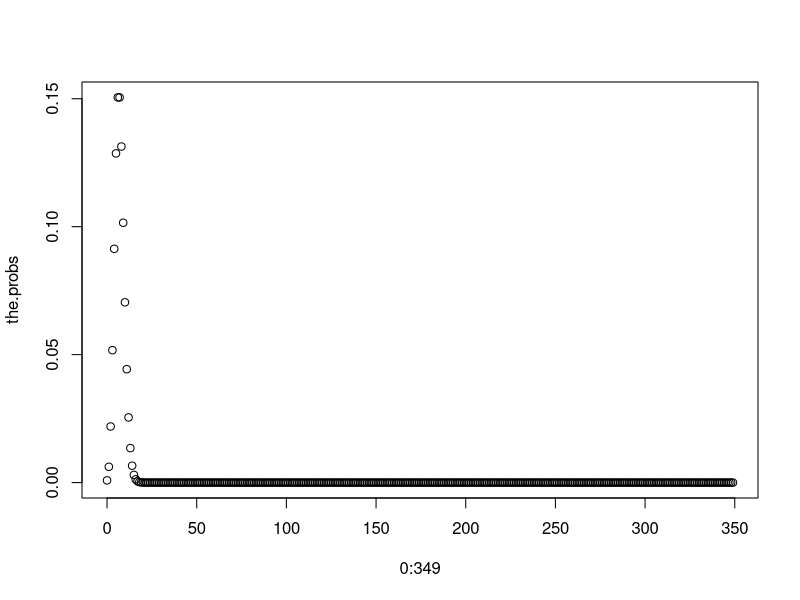
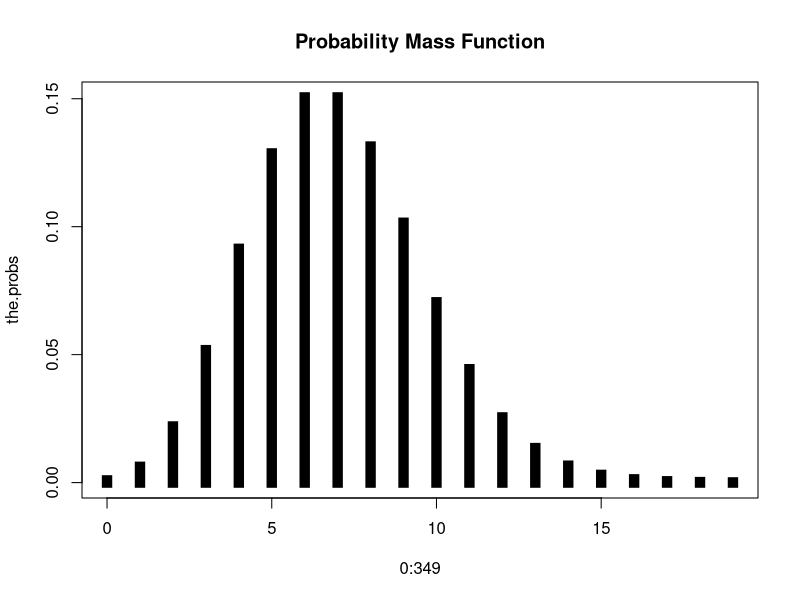
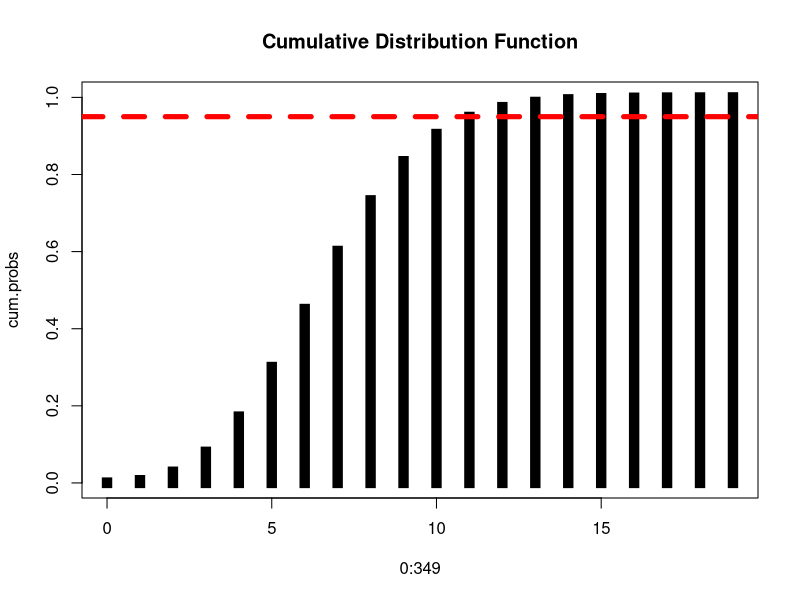
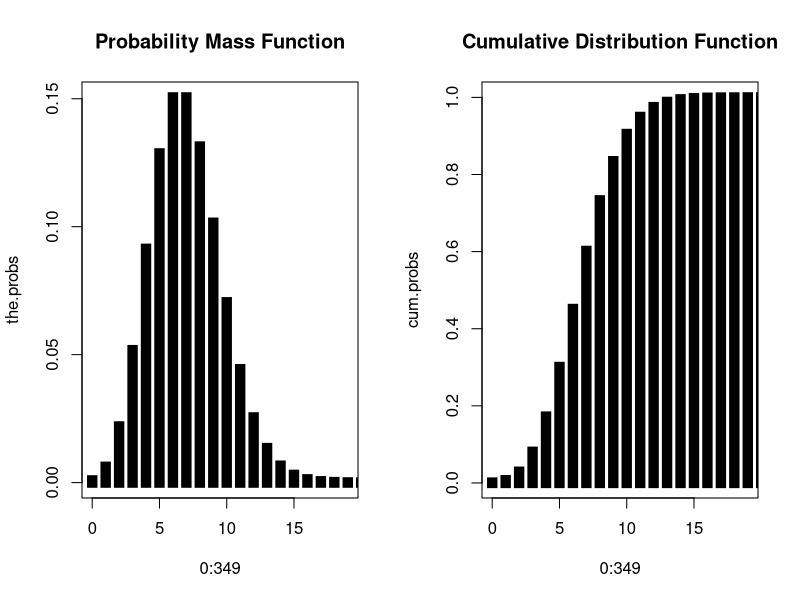
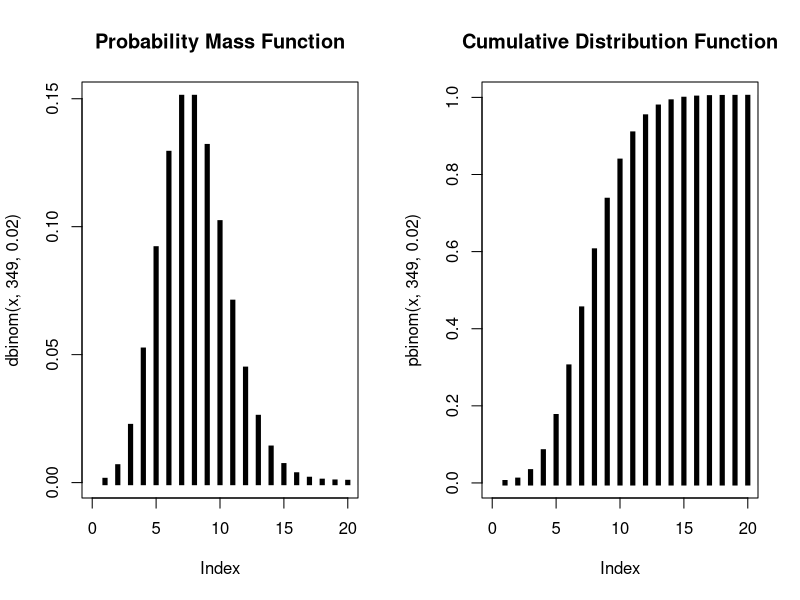
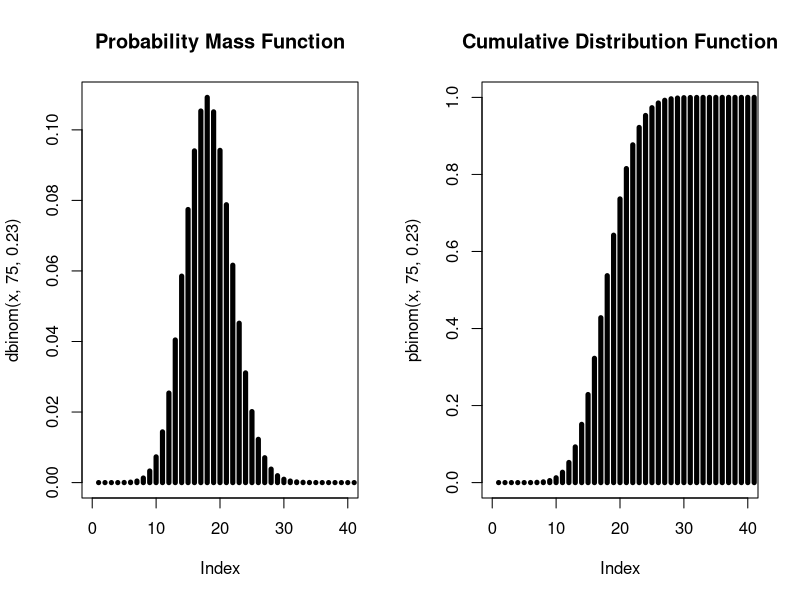
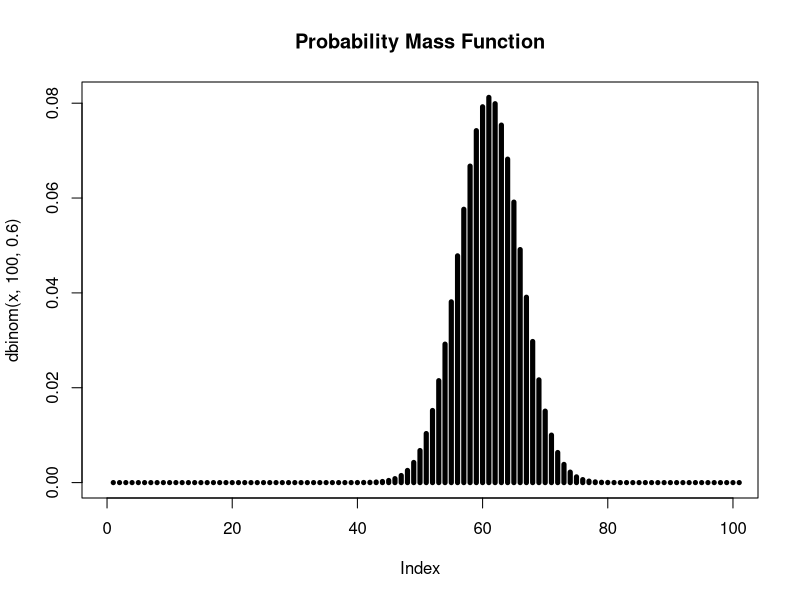
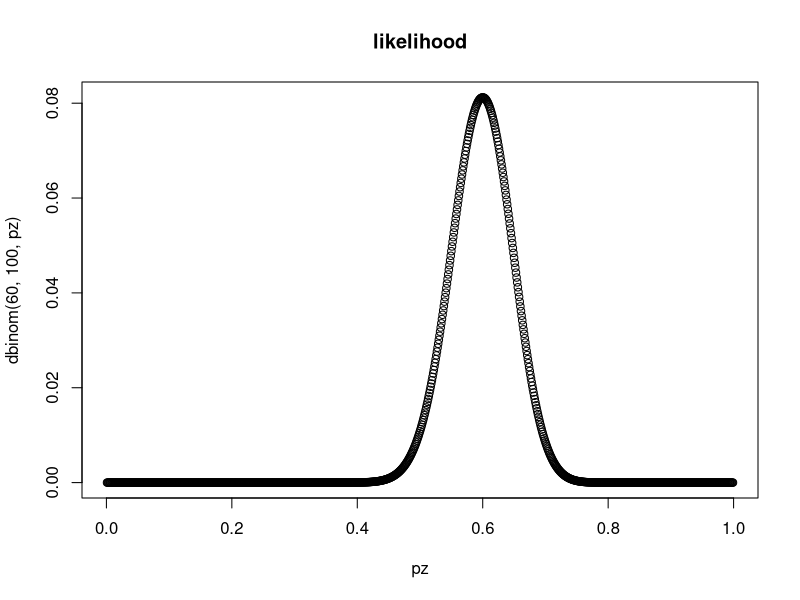

Reproduce these figures in R, in order.
## ---- chunk 1
knitr::opts_chunk$set(echo = TRUE)
## ---- chunk 2
p<-0.02
q<-1-p
the.probs<-numeric()#create an empty numeric vector
obs<-0:349
		for (i in 1:length(obs)){  #starts a loop - each time i will increase by 1
			the.probs[i] <- p^obs[i] * q^(349-obs[i]) * choose(349,obs[i])  #calculate the probability it is in exactly obs towns
			}

sum(the.probs)#all the probabilities should sum to 1
## ---- chunk 3
# par(1,2)
plot(0:349,the.probs)	

plot(0:349,the.probs,xlim=c(0,19),type="h",lwd=10,
     main="Probability Mass Function",lend=2) #look it up on wiki
# par(1,1)
## ---- chunk 4
sum(the.probs[1:6])#this is the sum of the probability of the lizard in 0,1,2,3,4,or 5 gaps

# or we could simply use the function dbinom() in R. It is a statisti al programming language, afterall.
# sum(dbinom(0:5,349,0.02))

pbinom(5,349,0.02) #same as above
pbinom(5,349,0.02,lower.tail=FALSE)#prob greater than 5
## ---- chunk 5
cum.probs<-cumsum(the.probs)

cum.probs
cum.probs[1:6]# the 1:6 counts from 1 to 6 which corresponds to 0, 1, 2, 3, 4, 5 patches occupied; 
#pbinom(0:5,349,0.02) #using r function to do the same thing

plot(0:349,cum.probs,xlim=c(0,19),type="h",lwd=10,main="Cumulative Distribution Function",lend=2)
abline(h=0.95,lty=2,col="red",lwd=5)#abline will draw a line through a plot, h=0.95 means draw a horizontal line at the y-axis value of 0.95. So we can think of this as there's a 95% chance that we will find between 0 and 11 patches occupied.
## ---- chunk 6
par(mfrow=c(1,2))#this sets up a plotting window with 1 row and 2 columns
plot(0:349,the.probs,xlim=c(0,19),type="h",lwd=10,main="Probability Mass Function",lend=2)
plot(0:349,cum.probs,xlim=c(0,19),type="h",lwd=10,main="Cumulative Distribution Function",lend=2)
## ---- chunk 7
#another way is to use the dbinom function
x<-0:349#this creates a vector of integers from 0 to 349
length(x)# function will tell you the length of a vector

dbinom(x,349,0.02)

plot(dbinom(x,349,0.02),xlim=c(0,20),main="Probability Mass Function",type="h",lwd=5,lend=2)
plot(pbinom(x,349,0.02),xlim=c(0,20),main="Cumulative Distribution Function",type="h",lwd=5,lend=2)
## ---- chunk 8
x <- 0:75
plot(dbinom(x,75,0.23),xlim=c(0,40),main="Probability Mass Function",type="h",lwd=5)
plot(pbinom(x,75,0.23),xlim=c(0,40),main="Cumulative Distribution Function",type="h",lwd=5)
par(mfrow = c(1,1))
## ---- chunk 9
pbinom(17,75,0.23)#0.5371527
# If you were to collect 75 mosquitos, what is the probability that you would have greater than 10 infected individuals?
pbinom(10,75,0.23,lower.tail=FALSE)#0.9731568
# If you were to collect 75 mosquitos, what is the probability that you would have exactly 22 infected individuals?
dbinom(22,75,0.23)#0.04517953
## ---- chunk 10
x<-0:100
plot(dbinom(x,100,0.6),xlim=c(0,100),main="Probability Mass Function",type="h",lwd=5)
## ---- chunk 11
pz<-seq(from=0.001,to=0.999,by=0.001) #possible values for p we'll explore

plot(pz,dbinom(60,100,pz),main="likelihood")#This is plotting the probability of getting 60 heads after 100 tosses across a large range of possible values for the p parameter.
plot(pz,dbinom(60,100,pz),type="l",main="likelihood") #type line makes it look nicer, and it's what we were trying to illustrate, since the number of points is arbitrary determined by the length of pz (of which we have full control over)
plot(pz,dbinom(60,100,pz,log=TRUE),type="l",main="likelihood") #type line makes 
#abline(v=mle.p,col="red",lwd=2)
plot(pz,dbinom(60,100,pz,log=TRUE),type="l",main="log likelihood")
points(0.6,max(dbinom(60,100,pz,log=TRUE)),pch=19)
arrows(0.4,0.08,0.6,0.081)
text(0.25,0.08,"MLE")

mle.p<-60/100
abline(v=mle.p,col="red",lwd=2)

abline(h=max(dbinom(60,100,pz,log=TRUE)),col="blue",lwd=2)#max() determines the maximum value of the vector returned by dbinom. abline(h=)is asking for a horizontal line. 
## ---- chunk 12
pz<-c(seq(from=0.1,to=0.9,by=0.01))
plot(pz,dbinom(60,100,pz,log=T),type="l",main="likelihood")#)
lines(pz,dbinom(6,10,pz,log=T),col="red") #type line makes 
